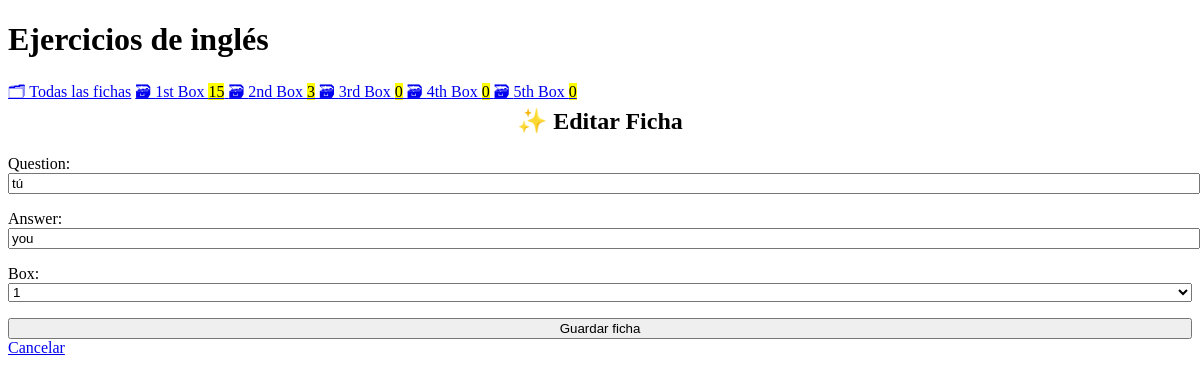
Page /edit/2 on the committed database.
### ejercicios/models.py (models this page shows, shortened)
class Card(models.Model):
    question = models.CharField(max_length=100)
    answer = models.CharField(max_length=100)
    box = models.IntegerField(
        choices=zip(BOXES, BOXES),
        default=BOXES[0],
    )
    date_created = models.DateTimeField(auto_now_add=True)

### ejercicios/views.py (the view)
class CardUpdateView(CardCreateView, UpdateView):
    success_url = reverse_lazy("card-list")

### ejercicios/templatetags/cards_tags.py (called while the page is built)
@register.inclusion_tag("ejercicios/box_links.html")
def boxes_as_links():
    boxes = []
    for box_num in BOXES:
        card_count = Card.objects.filter(box=box_num).count()
        boxes.append({
            "number": box_num,
            "card_count": card_count,
        })
    return {"boxes": boxes}

### ejercicios/templates/ejercicios/card_form.html (shortened to what this page needs)
{% extends "ejercicios/base.html" %}
{% block content %}
    {% if card %}
        <h2>✨ Editar Ficha</h2>
    {% else %}
        <h2>✨ Crear Nueva Ficha</h2>
    {% endif %}
    <form method="post">
        {{ form.as_p }}
        <input type="submit" value="Guardar ficha">
    </form>
    <a href="{% url 'card-list' %}">
        Cancelar
    </a>
{% endblock %}

### ejercicios/templates/ejercicios/base.html (style rules this page uses)
:root { --accent: #6e48ad; --accent-bg: white; --bg: #fff; --text: #212121; --text-light: #585858; --border: #d8dae1; --code: #d81b60; --preformatted: #444; }
h2 { text-align: center; }
h2, h4 { margin-top: 0; }
input, select, textarea { width: 100%; }

### rows in the picture
Card: question "tú", answer "you", box "1"

### other values in the picture
{{ box.number | ordinal }} "1st" "2nd" "3rd" "4th" "5th"
{{ box.card_count }} "15" "3" "0" "0" "0"
